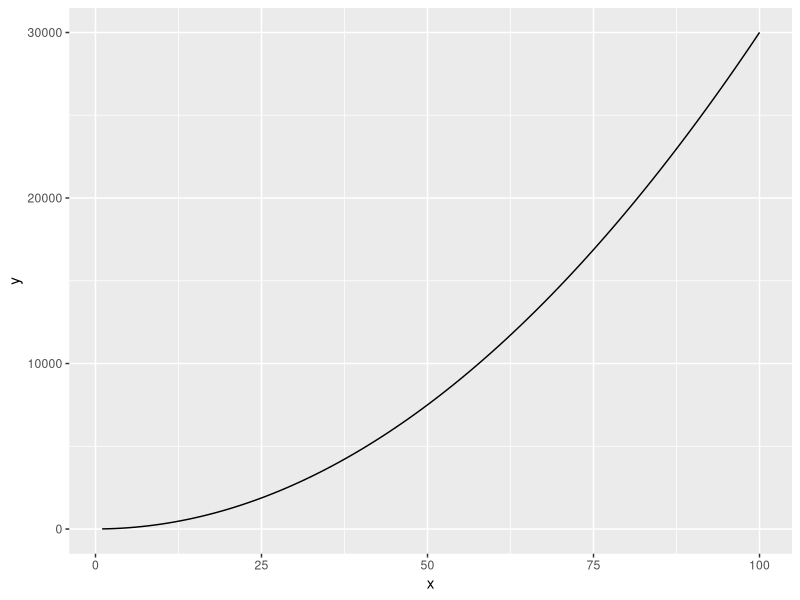
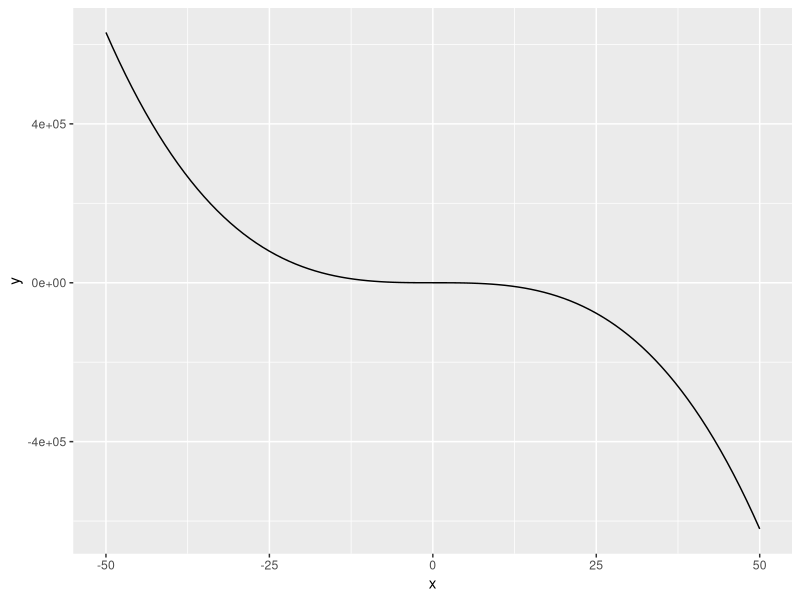
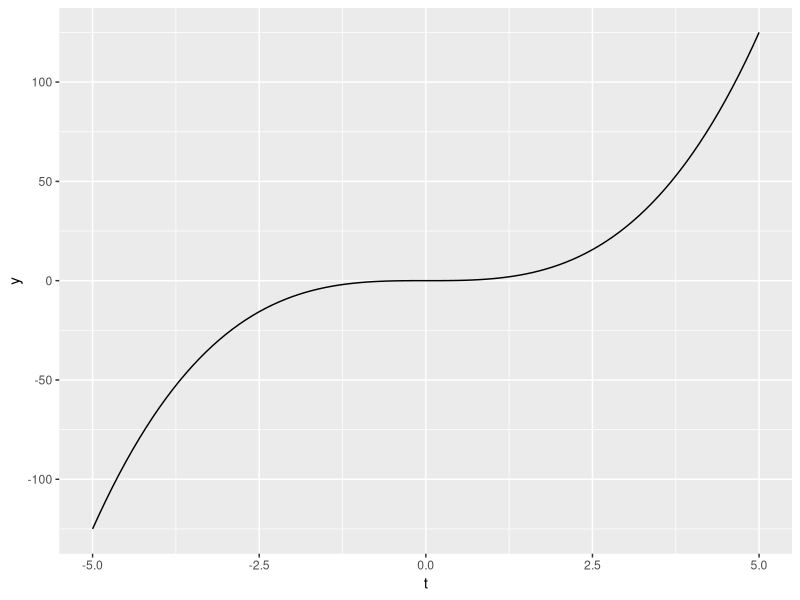
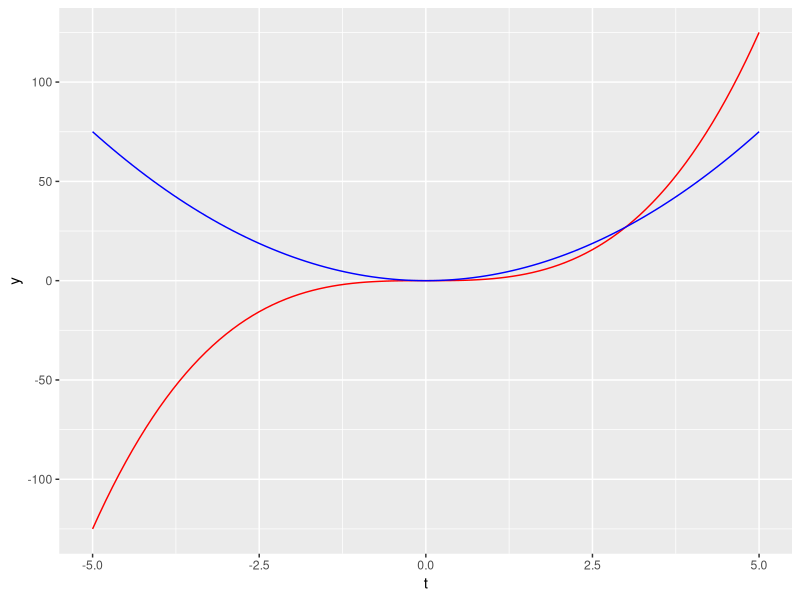
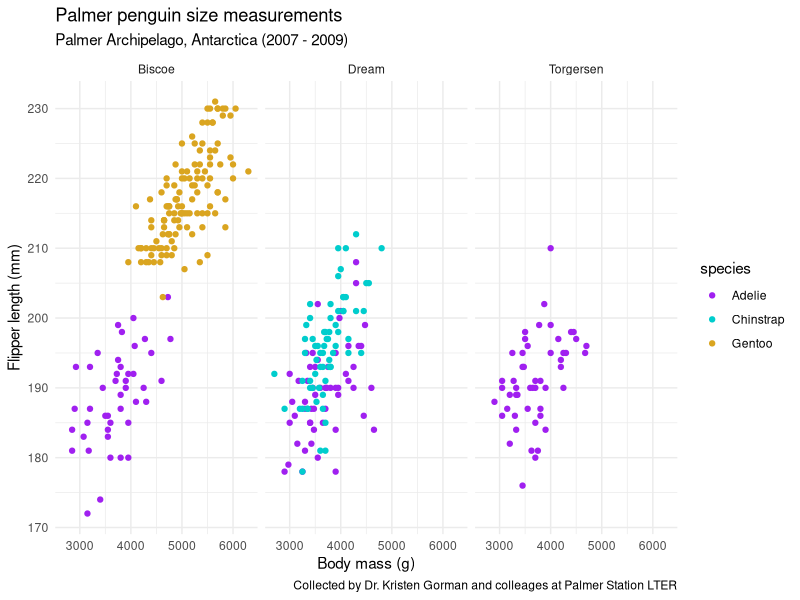

These figures' R source, in order:
## ---- chunk 1
#creating expression (right hand side of equation) 
ex_1 <- expression(5*x^2)
#find deriv with deriv()
my_derivative <- deriv(ex_1, "x")
my_derivative
## ---- chunk 2
x <- 2.8
eval(my_derivative)
## ---- chunk 3
#create expression 
ex_2 <- expression(3.1 * x^4 - 28 * x)

#find derivative with respect to x:
D(ex_2, "x")
## ---- chunk 4
#create and store function 
fx <- expression(x^2)
# find derivative with D() fucntion 
df_dex <- D(fx, 'x')

#return derivative 
df_dex

## ---- chunk 5
#find slope at x = 10
x <- 10
eval(df_dex)
## ---- chunk 6
#using D() find dg/dx given g(z) = 2z^3 - 10.5z^2 +4.1 
dgdz <- expression(2*z^3 - 10.5*z^2 + 4.1)
dg_dz <- D(dgdz, 'z')
dg_dz
## ---- chunk 7
#find T(y)= (2y^3 + 1)^4 - 8y^3
ty <- expression((2 * y^3 +1)^4 - 8*y^3)
dt_dy <- D(ty, 'y')
dt_dy

## ---- chunk 8
#create a vector of y values from -0.4 to 2.0 by increments of 0.1
y <- seq(from = -0.4, to = 2, by = 0.1)
eval(dt_dy)
## ---- chunk 9
library(tidyverse)
## ---- chunk 10
#define function 
eq = function(x){3*x^2+4}

#plot over a specific range using geom_function 
ggplot(data.frame(x = c(1, 100)), aes(x =x)) +
  geom_function(fun = eq)
## ---- chunk 11
eq_2 = function(x){2.4 - 5*x^3 +2.1*x^2}

ggplot(data.frame(x=c(-50,50)), aes(x=x)) +
  geom_function(fun = eq_2)
## ---- chunk 12
#store function of c(T)
ct <- function(t){t^3}

ggplot(data.frame(t=c(-5,5)), aes(x=t)) + 
  geom_function(fun=ct)
## ---- chunk 13
#find the derivative 
dc_dt <- D(expression(t^3), 't')
dc_dt
## ---- chunk 14
dc_dt_fun <- function(t) {3*t^2}

ggplot(data.frame(t=c(-5,5)), aes(x=t)) +
  geom_function(fun = ct, color = "red")+
  geom_function(fun = dc_dt_fun, color = "blue")
## ---- chunk 15
f_xyz <- expression(2*x*y - 3*(x^2)*(z^3))

#partial with respect to x 
df_dx <- D(f_xyz, 'x')
df_dx
## ---- chunk 16
#partial with respect to you 
df_dy <- D(f_xyz, 'y')
df_dy
## ---- chunk 17
#partial with respect to z 
df_dz <- D(f_xyz, 'z')
df_dz
## ---- chunk 18
library(palmerpenguins)
ggplot(data = penguins, aes(x = flipper_length_mm, y = body_mass_g)) +
         geom_point(aes(color = species)) +
  scale_color_manual(values = c("purple","cyan3","goldenrod")) +
  labs(x = "Flipper length (mm)",
       y = "Body mass (g)",
       title = "Palmer penguin size measurements",
       subtitle = "Palmer Archipelago, Antarctica (2007 - 2009)", 
             caption = "Collected by Dr. Kristen Gorman and colleages at Palmer Station LTER") +
  coord_flip() + #flips x and y
  facet_wrap(~island) +
  theme_minimal()
         
